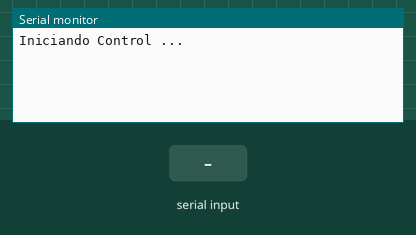
Simulated run of this sketch. Board: ESP32. On the bench: the last lines printed to the serial monitor. The test bench sets the inputs (shaded band). Nothing arrives over Bluetooth unless stated.

Above: at 3.2 s.
3.3 s: "1\n" received over the second serial link
At 5.7 s:
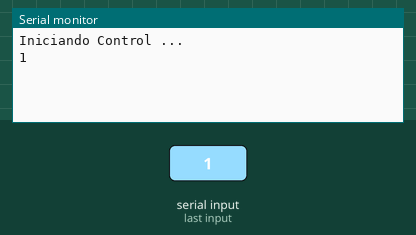
6.5 s: "0\n" received over the second serial link
At 9.3 s:
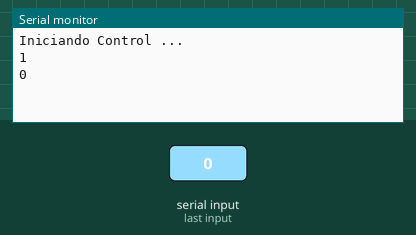

Measured:
- after the input at 3.3 s, the serial monitor: prints a new line after 1.7 s (image 1)
- after the input at 6.5 s, the serial monitor: prints a new line after 1.5 s (image 2)

The sketch:

ESP32_BT.ino
```cpp
#include "BluetoothSerial.h"
BluetoothSerial BT;

String text;

void setup() {
  Serial.begin(9600);
  BT.begin("SCORBOT");
  Serial.println("");
  Serial.println("Iniciando Control ... ");
  delay(2000);
}

void loop() {
  if (BT.available()) {
    text = BT.readString();
    Serial.println(text);
  }
  if (Serial.available()) {
    text = Serial.readStringUntil('\n');
    //BT.print(text);
  }
  delay(1000);
}
```
